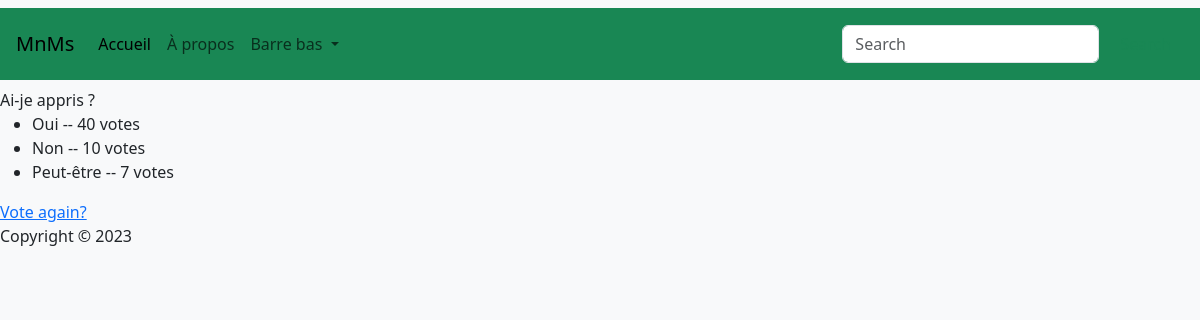
The page /members/1/results/ on the database its author committed.
### members/models.py (models this page shows, shortened)
class Question(models.Model):
    question_text = models.CharField(max_length=200)
    pub_date = models.DateTimeField("date published")

class Choice(models.Model):
    question = models.ForeignKey(Question, on_delete=models.CASCADE)
    choice_text = models.CharField(max_length=200)
    votes = models.IntegerField(default = 0)

### members/views.py (the view)
# urls.py: path("<int:question_id>/results/", views.results, name="results"),
def results(request, question_id):
    question = get_object_or_404(Question, pk=question_id)
    return render(request, "members/results.html", {"question": question})

### members/templates/members/results.html
{% extends 'members/base.html' %}
{% block title %}
{{ question.question_text }}
{% endblock %}
{% block content %}
<ul>
{% for choice in question.choice_set.all %}
    <li>{{ choice.choice_text }} -- {{ choice.votes }} vote{{ choice.votes|pluralize }}</li>
{% endfor %}
</ul>
<a href="{% url 'members:detail' question.id %}">Vote again?</a>
{% endblock %}

### rows shown on the page
Question: question_text "Ai-je appris ?"
Choice: choice_text "Oui", votes "40"
Choice: choice_text "Non", votes "10"
Choice: choice_text "Peut-être", votes "7"
